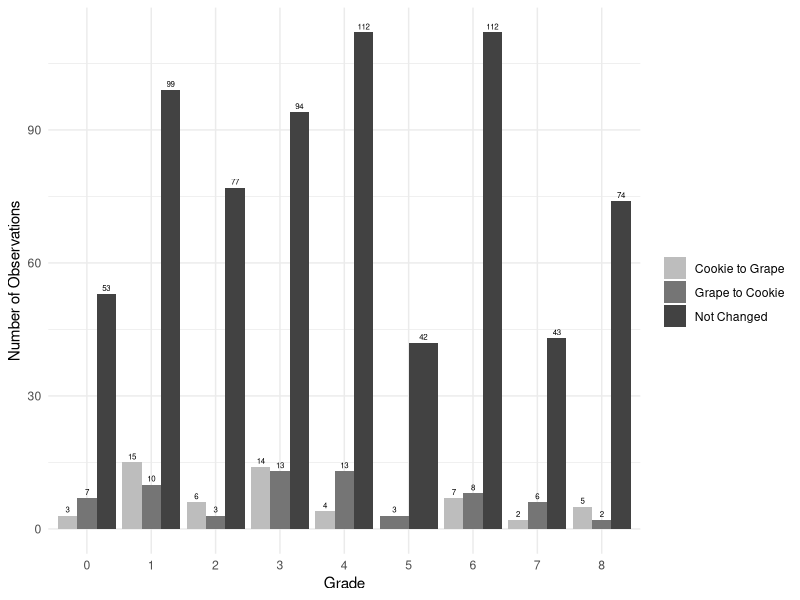
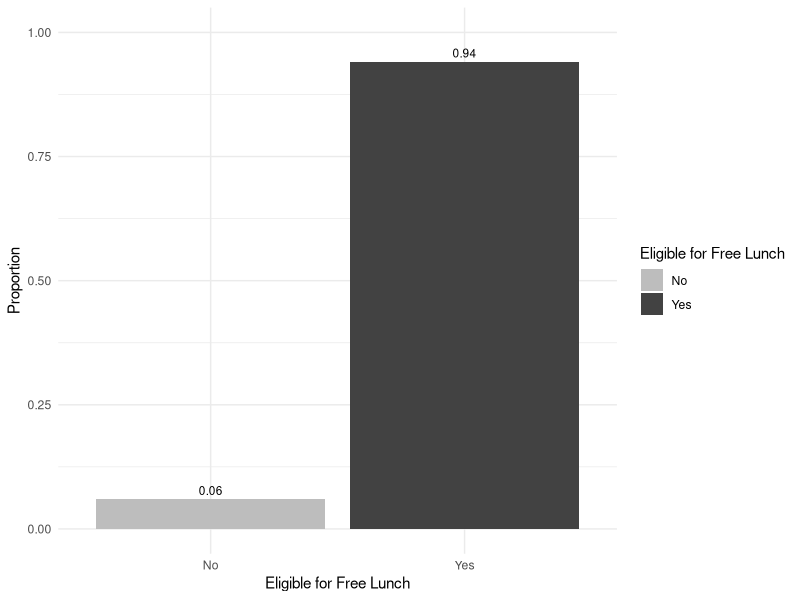
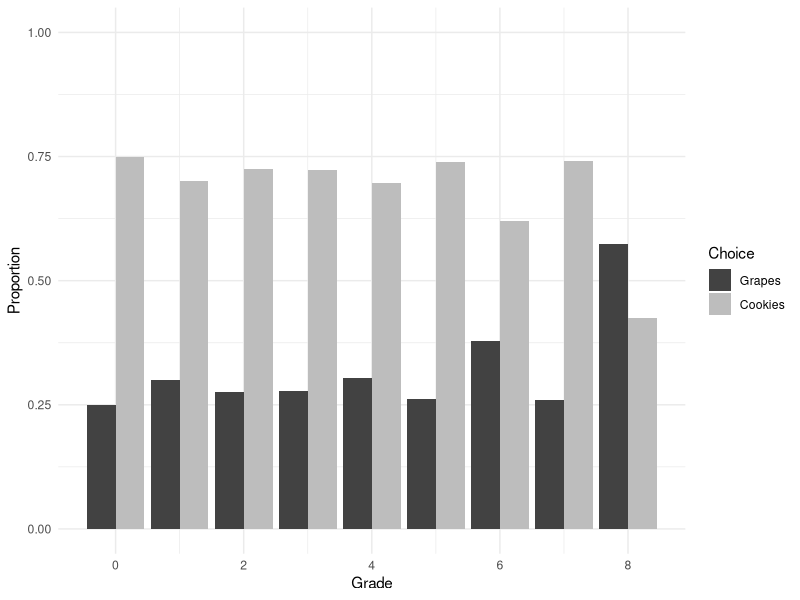
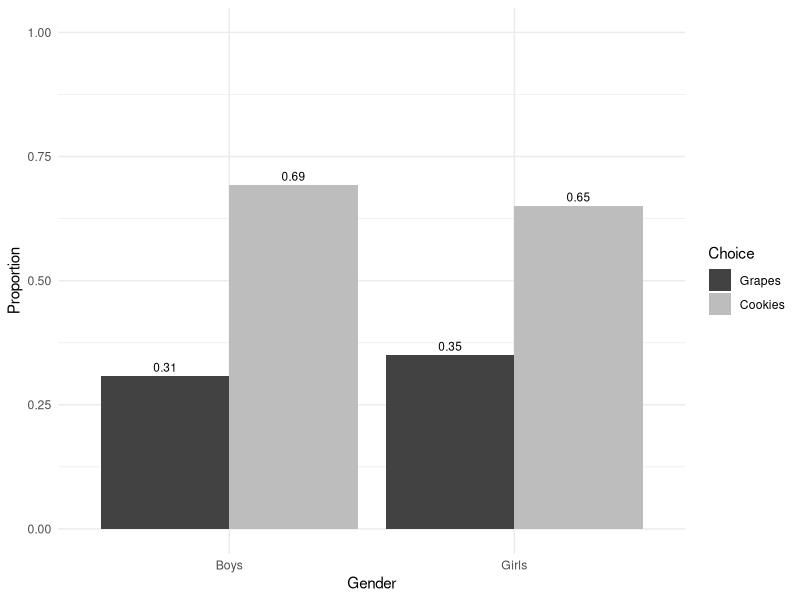

These charts were generated, in order, by the following R code: (Note: this script raises an error after producing the figures.)
## ---- chunk 1
#| echo: false
#| include: false
#| warning: false
#| message: false

library(tidyverse)
library(knitr)
library(kableExtra)
library(ggplot2)
library(dplyr)
## ---- chunk 2
#| echo: false
#| include: true
#| warning: false
#| label: tbl-table1
#| tbl-cap: "Summary statistics for the four different observation groups: public and 0% of the card deck is incentivized, public and 50% of the card deck is incentivized where the student is not incentivized, public and 50% of the card deck is incentivized where the student is incentivized, and public and 100% of the card deck is incentivized"


sum_table_wide <-
  read_csv(
    file = "../data/sum_table_wide.csv",
    show_col_types = FALSE
  )

sum_table_final <-
    sum_table_wide |>
      as_tibble() |>
      mutate(state = rownames(sum_table_wide)) |>
      select(Group, Observations, table_size, male, grade, black, hispanic, free)

sum_table_final |>
  kable(
    col.names = c('Group', 'Observations', 'Table Size', 'Percent of boys', 'Grade', 'Black', 'Hispanic', 'Free Lunch'),
    digits = 3
  )

## ---- chunk 3
#| echo: false
#| warning: false
#| label: fig-foodChoices
#| fig-cap: "Students food choices from stage G1 to G2 comparing grape to cookie, cookie to grape, or no change."

food_choices <-
  read_csv(
    file = "../data/food_choices.csv",
    show_col_types = FALSE
  )

# Create a bar plot
ggplot(food_choices, aes(x = as.factor(grade), fill = Switched)) +
  geom_bar(position = "dodge") +
  geom_text(
    aes(label = after_stat(count)),
    stat = "count",
    position = position_dodge(width = 0.9),
    vjust = -0.5, # Adjust the vertical position of the labels
    color = "black",
    size = 2
  ) +
  labs(x = "Grade",
       y = "Number of Observations",
       fill = " ") +
  scale_fill_manual(values = c("Cookie to Grape" = '#BDBDBD',"Grape to Cookie" = '#757575', "Not Changed" = '#424242')) +
  scale_x_discrete(breaks = as.character(0:8)) +
  theme_minimal()

## ---- chunk 4
#| echo: false
#| include: true
#| warning: false
#| label: fig-lunchStatus
#| fig-cap: "Comparing incentivized students choosing grapes if they are eligible or not eligable for the free lunch program"

# Filter data for incentivized students whose grape2 choice was 1
incentivized_grapes <- food_choices |>
  filter(incentive == 1 & grape2 == 1)

# Calculate proportions
proportions <- incentivized_grapes |>
  group_by(free) |>
  summarise(Proportion = n() / nrow(incentivized_grapes))

# Create the bar graph
ggplot(proportions, aes(x = factor(free), y = Proportion, fill = factor(free))) +
  geom_bar(stat = "identity") +
  geom_text(aes(label = round(Proportion, 2)), 
            position = position_dodge(width = 0.9), 
            vjust = -0.5, # Adjust the vertical position of the labels
            color = "black",
            size = 3) +
  labs(x = "Eligible for Free Lunch",
       y = "Proportion",
       fill = "Eligible for Free Lunch") +
  scale_fill_manual(values = c('#BDBDBD', '#424242'), labels = c("No", "Yes")) +
  scale_x_discrete(labels = c("0" = "No", "1" = "Yes")) +  # Adjust x-axis labels  
  scale_y_continuous(limits = c(0, 1)) +  # Set y-axis limits  
  theme_minimal()

## ---- chunk 5
#| echo: false
#| include: true
#| warning: false
#| label: fig-grade
#| fig-cap: "Comparing incentivized students choosing grapes or cookies by the students grade"

# Filter data for incentivized students
incentivized_students <- food_choices |>
  filter(incentive == 1)

# Calculate proportions of students choosing grapes and cookies for each grade
proportions <- incentivized_students |>
  group_by(grade) |>
  summarise(
    grapes_proportion = mean(grape2 == 1),
    cookies_proportion = mean(grape2 == 0)
  )

# Reshape the data from wide to long format for plotting
proportions_long <- proportions |>
  tidyr::pivot_longer(cols = c(grapes_proportion, cookies_proportion),
                      names_to = "choice",
                      values_to = "proportion")

# Create the bar chart
ggplot(proportions_long, aes(x = grade, y = proportion, fill = choice)) +
  geom_bar(stat = "identity", position = "dodge") +
  labs(x = "Grade",
       y = "Proportion",
       fill = "Choice") +
  scale_fill_manual(values = c("grapes_proportion" = '#BDBDBD', "cookies_proportion" = '#424242'),
                    labels = c("Grapes", "Cookies")) +
  ylim(0,1) +
  theme_minimal()

## ---- chunk 6
#| echo: false
#| include: true
#| warning: false
#| label: fig-gender
#| fig-cap: "Comparing incentivized students choosing grapes or cookies by the students gender"

# Filter data for incentivized students
incentivized_students <- food_choices |>
  filter(incentive == 1)

# Calculate proportions of students choosing grapes and cookies for each gender
proportions <- incentivized_students |>
  group_by(male) |>
  summarise(
    grapes_proportion = mean(grape2 == 1),
    cookies_proportion = mean(grape2 == 0)
  )

# Normalize proportions to ensure they sum up to 1 for each gender
proportions <- proportions |>
  mutate(
    total_proportion = grapes_proportion + cookies_proportion,
    grapes_proportion = grapes_proportion / total_proportion,
    cookies_proportion = cookies_proportion / total_proportion
  )

# Reshape the data from wide to long format for plotting
proportions_long <- proportions |>
  tidyr::pivot_longer(cols = c(grapes_proportion, cookies_proportion),
                      names_to = "choice",
                      values_to = "proportion")

# Rename gender values for better visualization
proportions_long$male <- ifelse(proportions_long$male == 1, "Boys", "Girls")

# Create the bar graph
ggplot(proportions_long, aes(x = male, y = proportion, fill = choice)) +
  geom_bar(stat = "identity", position = "dodge") +
  geom_text(aes(label = round(proportion, 2)), # Display proportion rounded to 2 decimal places
            position = position_dodge(width = 0.9), 
            vjust = -0.5, # Adjust the vertical position of the labels
            color = "black",
            size = 3) +
  labs(x = "Gender",
       y = "Proportion",
       fill = "Choice") +
  scale_fill_manual(values = c("grapes_proportion" = '#BDBDBD', "cookies_proportion" = '#424242'),
                    labels = c("Grapes", "Cookies")) +
  ylim(0,1) +
  theme_minimal()

## ---- chunk 7
#| echo: false
#| include: true
#| warning: false
#| label: fig-publicIncentive
#| fig-cap: "Comparing the proportion of students in the public group who recieved no incentive and whether or not they stayed with their initil choice of cookie or grape or if they switched."

public_incentives <- food_choices|>
  filter(table_incentive_pr == 0)

num_samples <- length(public_incentives$Stayed)

public_incentives <- public_incentives|>
  group_by(Stayed)|>
  summarise(prop = length(Stayed)/num_samples)

# Create the bar graph
ggplot(public_incentives, aes(x = Stayed, y = prop, fill = Stayed)) +
  geom_col() +
  geom_text(aes(label = round(prop, 2)), 
            position = position_dodge(width = 0.9), 
            vjust = -0.5, # Adjust the vertical position of the labels
            color = "black",
            size = 3) +
  labs(x = "Choice",
       y = "Proportion") +
  scale_fill_manual(values = c("Changed" = '#BDBDBD', "Stayed Cookie" = '#757575', "Stayed Grape" = '#424242')) +
  ylim(0,0.5) +
  theme_minimal()

## ---- chunk 8
#| echo: false
#| include: true
#| warning: false
#| label: fig-publicNoIncentive
#| fig-cap: "Comparing the proportion of students in the public group who recieved an incentive and whether or not they stayed with their initil choice of cookie or grape or if they switched."

public_no_incentives <- food_choices|>
  filter(table_incentive_pr == 1)

num_samples <- length(public_no_incentives$Stayed)

public_no_incentives <- public_no_incentives|>
  group_by(Stayed)|>
  summarise(prop = length(Stayed)/num_samples)

# Create the bar graph
ggplot(public_no_incentives, aes(x = Stayed, y = prop, fill = Stayed)) +
  geom_col() +
    geom_text(aes(label = round(prop, 2)), 
            position = position_dodge(width = 0.9), 
            vjust = -0.5, # Adjust the vertical position of the labels
            color = "black",
            size = 3) +
  labs(x = "Choice",
       y = "Proportion") +
  scale_fill_manual(values = c("Changed" = '#BDBDBD', "Stayed Cookie" = '#757575', "Stayed Grape" = '#424242')) +
  ylim(0,0.6) +
  theme_minimal()
